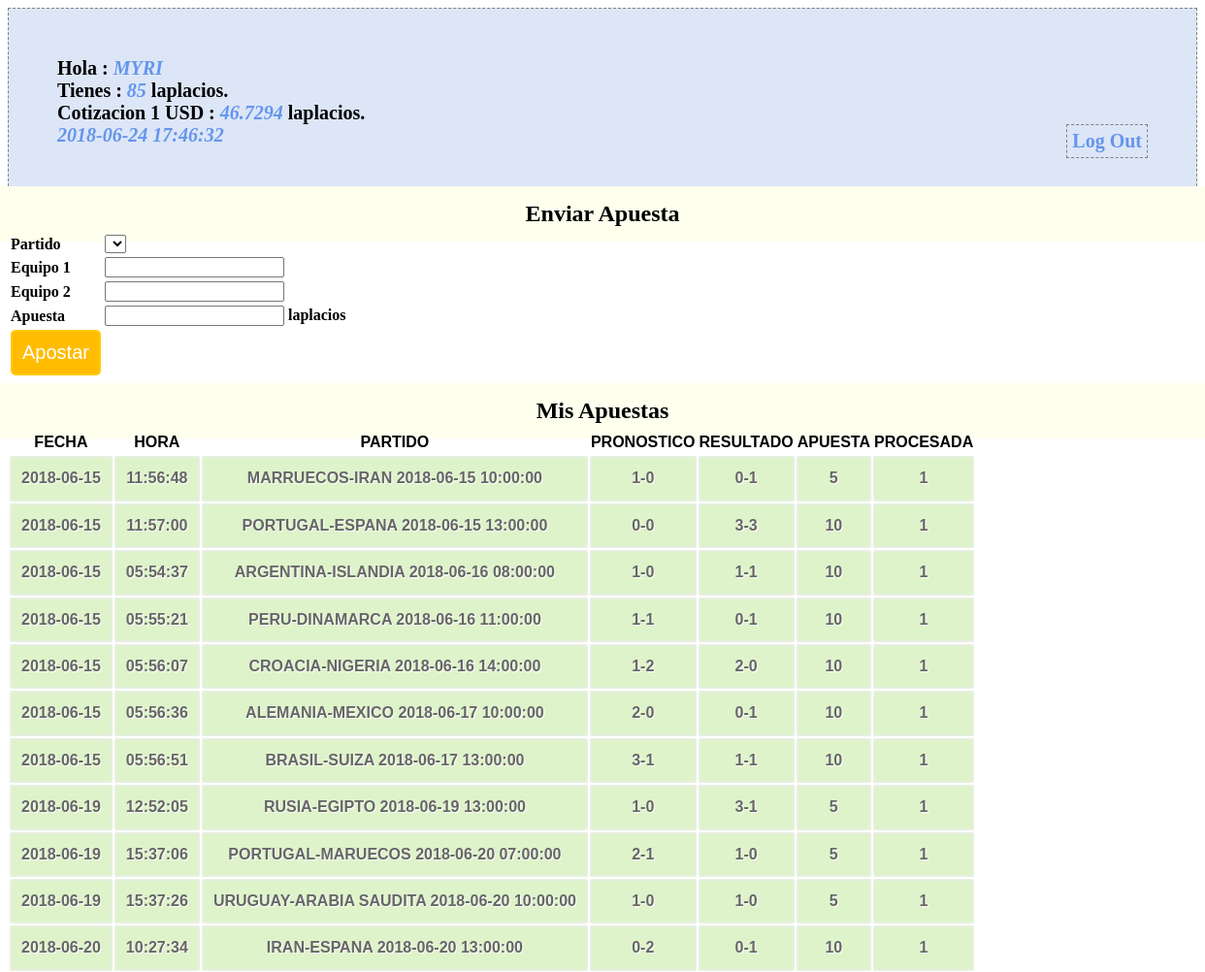
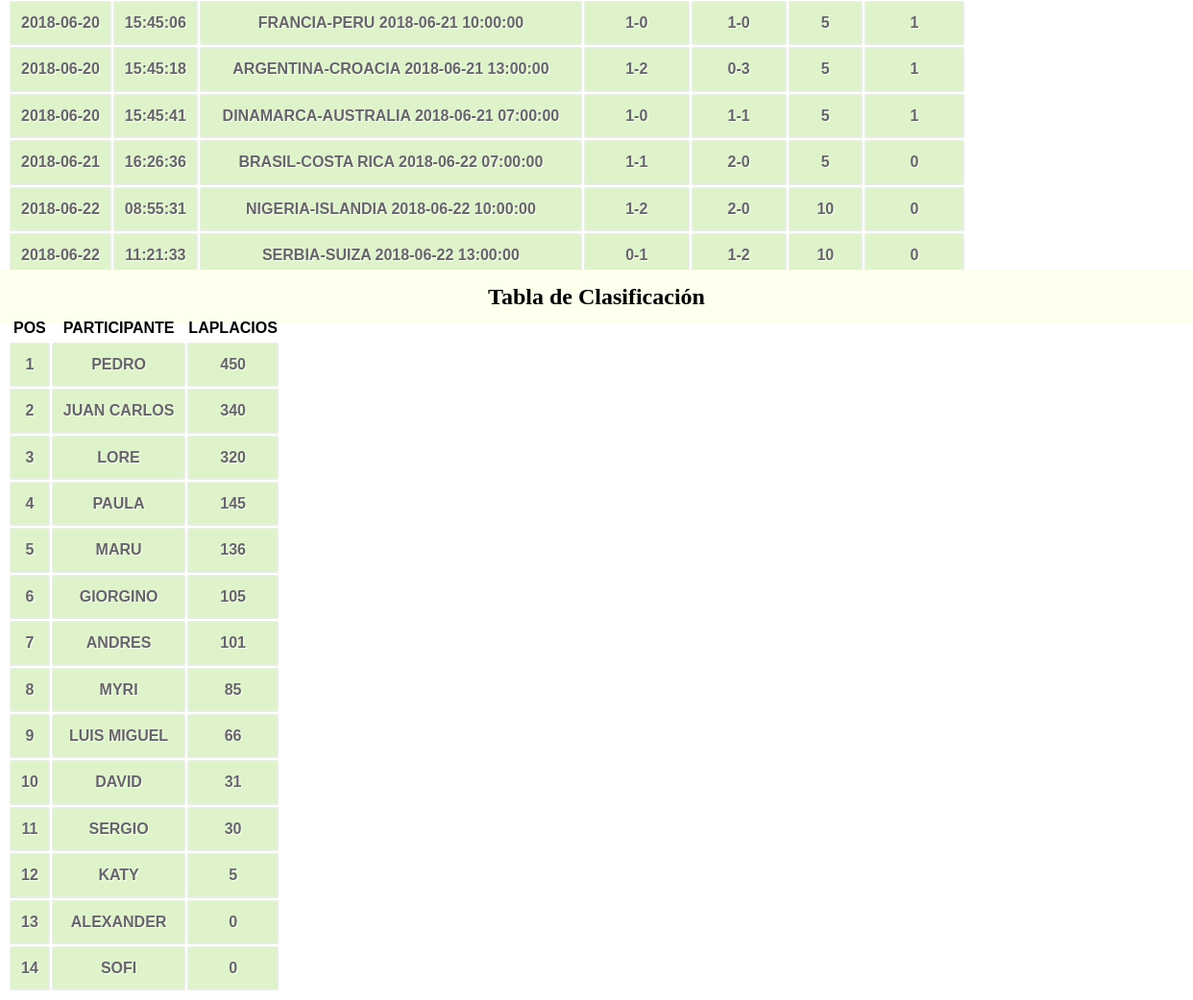
Screenshot of /profile.php (signed in) with the database file from the repository (2 pictures, top to bottom).
### tables this page shows
CREATE TABLE `participantes` (
  `id_participante` bigint(20) unsigned NOT NULL AUTO_INCREMENT COMMENT 'id participante',
  `nombre` varchar(60) NOT NULL COMMENT 'nombre participante',
  `saldo` int(11) NOT NULL COMMENT 'valor del saldo',
  `passwd` varchar(10) NOT NULL,
  PRIMARY KEY (`id_participante`),
  UNIQUE KEY `id_participante` (`id_participante`)
);

CREATE TABLE `banco_central_laplacio` (
  `total_laplacios` int(11) NOT NULL,
  `total_dolares` int(11) NOT NULL,
  `reserva` int(11) NOT NULL,
  `impresos` int(11) NOT NULL,
  `cotizacion` float NOT NULL
);

CREATE TABLE `apuestas` (
  `id_apuesta` bigint(20) unsigned NOT NULL AUTO_INCREMENT,
  `id_participante` bigint(20) NOT NULL,
  `id_partido` bigint(20) NOT NULL,
  `apuesta_equipo_1` int(11) NOT NULL,
  `apuesta_equipo_2` int(11) NOT NULL,
  `apuesta_valor` int(11) NOT NULL,
  `apuesta_fecha` date NOT NULL,
  `apuesta_hora` time NOT NULL,
  `procesada` tinyint(1) DEFAULT NULL,
  PRIMARY KEY (`id_apuesta`),
  UNIQUE KEY `id_apuesta` (`id_apuesta`)
);

CREATE TABLE `partidos` (
  `id_partido` bigint(20) unsigned NOT NULL AUTO_INCREMENT,
  `equipo_1` varchar(50) NOT NULL,
  `equipo_2` varchar(50) NOT NULL,
  `fecha` date NOT NULL,
  `hora` time NOT NULL,
  `resultado_equipo_1` int(11) DEFAULT NULL,
  `resultado_equipo_2` int(11) DEFAULT NULL,
  `revisado` tinyint(1) DEFAULT NULL,
  PRIMARY KEY (`id_partido`),
  UNIQUE KEY `id_partido` (`id_partido`)
);

### conn.php (called while the page is built, shortened)
<?php
$connection = mysql_connect("localhost", "laplacios2018", "");
$user_check=$_SESSION['login_user'];
$ses_sql=mysql_query("select id_participante,nombre,saldo from participantes where nombre='$user_check'", $connection);
$row = mysql_fetch_assoc($ses_sql);
$login_session =$row['nombre'];
$login_id = $row['id_participante'];
$login_saldo = $row['saldo'];
?>

### session.php (called while the page is built, shortened)
<?php
require_once('conn.php');
$current_date = date('Y-m-d');
$current_time = date('H:i:s');
$bets_query=mysql_query("select * from apuestas where id_participante='$login_id'");
$leader_query= mysql_query("select nombre,saldo from participantes order by saldo desc");
$total_banco_prev_query = mysql_query("SELECT * FROM banco_central_laplacio WHERE 1");
$total_banco_prev_row = mysql_fetch_array($total_banco_prev_query);
?>

### profile.php (the view, shortened to what this page needs)
<?php
include('session.php');
?>
<!DOCTYPE html>
<html>
<head>
<link href="style.css" rel="stylesheet" type="text/css">
</head>
<body>
<div id="profile">
<b id="welcome">Hola : <i><?php echo $login_session;?></i></b><br/>
<b>Tienes : <i><?php echo $login_saldo;?></i> laplacios.</b><br/>
<b>Cotizacion 1 USD : <i><?php echo $total_banco_prev_row[4];?></i> laplacios.</b><br/>
<b><i><?php echo $current_date.' '.$current_time; ?></i>
<b id="logout"><a href="logout.php">Log Out</a></b>
</div>
<div>
  <h2>Enviar Apuesta</h2>
  <form id="form" name="form" method="post" action="">
  <table>
    <tr>
      <td>Partido</td>
      <td>
        <select name="id_partido">
          <?php
          echo "</select>";
          ?>
      </td>
    </tr>
    <tr>
      <td>Equipo 1</td>
      <td><input id="number" min="0" step="1" type="number" name="apuesta_equipo_1" /></td>
    </tr>
    <tr>
      <td>Equipo 2</td>
      <td><input id="number" min="0" step="1" type="number" name="apuesta_equipo_2" /></td>
    </tr>
    <tr>
      <td>Apuesta</td>
      <td><input id="number" min="0" step="1" type="number" name="apuesta_valor" /> laplacios</td>
    </tr>
    <tr>
      <td><input type="submit" name="submit" id="submit" value="Apostar" /></td>
    </tr>
  </table>
  </form>
</div>
<div class="">
  <h2>Mis Apuestas</h2>
  <table class="table1">
    <thead>
      <tr>
        <th>FECHA</th>
        <th>HORA</th>
        <th>PARTIDO</th>
        <th>PRONOSTICO</th>
        <th>RESULTADO</th>
        <th>APUESTA</th>
        <th>PROCESADA</th>
      </tr>
    </thead>
    <tbody>
    <?php
      while($bet = mysql_fetch_array($bets_query)){
        $g_query = mysql_query("select * from partidos where id_partido='$bet[2]'");
        $g_row = mysql_fetch_array($g_query);
        $match = $g_row[1].'-'.$g_row[2].' '.$g_row[3].' '.$g_row[4];
        $pron = $bet[3].'-'.$bet[4];
        $resultado = $g_row[5].'-'.$g_row[6];
        echo '<tr><td>'.$bet[6].'</td>'.'<td>'.$bet[7].'</td>'.'<td>'.$match.'</td>'.'<td>'.$pron.'</td><td>'.$resultado.'</td><td>'.$bet[5].'</td><td>'.$bet[8].'</td></tr>';
      }
    ?>
    </tbody>
  </table>
</div>
<div class="">
  <h2>Tabla de Clasificación</h2>
  <table class="table1">
    <thead>
      <tr>
        <th>POS</th>
        <th>PARTICIPANTE</th>
        <th>LAPLACIOS</th>
      </tr>
    </thead>
    <tbody>
      <?php
      $indice=1;
      while ($participant = mysql_fetch_array($leader_query)){
        echo '<tr><td>'.$indice.'</td><td>'.$participant[0].'</td><td>'.$participant[1].'</td></tr>';
        $indice = $indice+1;
      }
      ?>
    </tbody>
  </table>
</div>
</body>

### style.css (style rules this page uses)
h2 { background-color:#FEFFED; text-align:center; border-radius:10px 10px 0 0; margin:-10px -40px; padding:15px }
input[type=submit] { width:100%; background-color:#FFBC00; color:#fff; border:2px solid #FFCB00; padding:10px; font-size:20px; cursor:pointer; border-radius:5px; margin-bottom:15px }
#profile { padding:50px; border:1px dashed grey; font-size:20px; background-color:#DCE6F7 }
#logout { float:right; padding:5px; border:dashed 1px gray }
a { text-decoration:none; color:#6495ed }
i { color:#6495ed }
table.table1 { font-family: "Trebuchet MS", sans-serif; font-size: 16px; font-weight: bold; line-height: 1.4em; font-style: normal; border-collapse:separate; }
.table1 tbody td { padding:10px; text-align:center; background-color:#DEF3CA; border: 2px solid #E7EFE0; -moz-border-radius:2px; -webkit-border-radius:2px; border-radius:2px; color:#666; text-shadow:1px 1px 1px #fff; }

### rows the page displays
participantes: nombre "MYRI", saldo "85"
banco_central_laplacio: cotizacion "46.7294"
apuestas: apuesta_fecha "2018-06-15", apuesta_hora "11:56:48", id_partido.hora "MARRUECOS-IRAN 2018-06-15 10:00:00", pron "1-0", id_partido.resultado_equipo_2 "0-1", apuesta_valor "5", procesada "1"
apuestas: apuesta_fecha "2018-06-15", apuesta_hora "11:57:00", id_partido.hora "PORTUGAL-ESPANA 2018-06-15 13:00:00", pron "0-0", id_partido.resultado_equipo_2 "3-3", apuesta_valor "10", procesada "1"
apuestas: apuesta_fecha "2018-06-15", apuesta_hora "05:54:37", id_partido.hora "ARGENTINA-ISLANDIA 2018-06-16 08:00:00", pron "1-0", id_partido.resultado_equipo_2 "1-1", apuesta_valor "10", procesada "1"
apuestas: apuesta_fecha "2018-06-15", apuesta_hora "05:55:21", id_partido.hora "PERU-DINAMARCA 2018-06-16 11:00:00", pron "1-1", id_partido.resultado_equipo_2 "0-1", apuesta_valor "10", procesada "1"
apuestas: apuesta_fecha "2018-06-15", apuesta_hora "05:56:07", id_partido.hora "CROACIA-NIGERIA 2018-06-16 14:00:00", pron "1-2", id_partido.resultado_equipo_2 "2-0", apuesta_valor "10", procesada "1"
apuestas: apuesta_fecha "2018-06-15", apuesta_hora "05:56:36", id_partido.hora "ALEMANIA-MEXICO 2018-06-17 10:00:00", pron "2-0", id_partido.resultado_equipo_2 "0-1", apuesta_valor "10", procesada "1"
apuestas: apuesta_fecha "2018-06-15", apuesta_hora "05:56:51", id_partido.hora "BRASIL-SUIZA 2018-06-17 13:00:00", pron "3-1", id_partido.resultado_equipo_2 "1-1", apuesta_valor "10", procesada "1"
apuestas: apuesta_fecha "2018-06-19", apuesta_hora "12:52:05", id_partido.hora "RUSIA-EGIPTO 2018-06-19 13:00:00", pron "1-0", id_partido.resultado_equipo_2 "3-1", apuesta_valor "5", procesada "1"
apuestas: apuesta_fecha "2018-06-19", apuesta_hora "15:37:06", id_partido.hora "PORTUGAL-MARUECOS 2018-06-20 07:00:00", pron "2-1", id_partido.resultado_equipo_2 "1-0", apuesta_valor "5", procesada "1"
apuestas: apuesta_fecha "2018-06-19", apuesta_hora "15:37:26", id_partido.hora "URUGUAY-ARABIA SAUDITA 2018-06-20 10:00:00", pron "1-0", id_partido.resultado_equipo_2 "1-0", apuesta_valor "5", procesada "1"
apuestas: apuesta_fecha "2018-06-20", apuesta_hora "10:27:34", id_partido.hora "IRAN-ESPANA 2018-06-20 13:00:00", pron "0-2", id_partido.resultado_equipo_2 "0-1", apuesta_valor "10", procesada "1"
apuestas: apuesta_fecha "2018-06-20", apuesta_hora "15:45:06", id_partido.hora "FRANCIA-PERU 2018-06-21 10:00:00", pron "1-0", id_partido.resultado_equipo_2 "1-0", apuesta_valor "5", procesada "1"
apuestas: apuesta_fecha "2018-06-20", apuesta_hora "15:45:18", id_partido.hora "ARGENTINA-CROACIA 2018-06-21 13:00:00", pron "1-2", id_partido.resultado_equipo_2 "0-3", apuesta_valor "5", procesada "1"
apuestas: apuesta_fecha "2018-06-20", apuesta_hora "15:45:41", id_partido.hora "DINAMARCA-AUSTRALIA 2018-06-21 07:00:00", pron "1-0", id_partido.resultado_equipo_2 "1-1", apuesta_valor "5", procesada "1"
apuestas: apuesta_fecha "2018-06-21", apuesta_hora "16:26:36", id_partido.hora "BRASIL-COSTA RICA 2018-06-22 07:00:00", pron "1-1", id_partido.resultado_equipo_2 "2-0", apuesta_valor "5", procesada "0"
apuestas: apuesta_fecha "2018-06-22", apuesta_hora "08:55:31", id_partido.hora "NIGERIA-ISLANDIA 2018-06-22 10:00:00", pron "1-2", id_partido.resultado_equipo_2 "2-0", apuesta_valor "10", procesada "0"
apuestas: apuesta_fecha "2018-06-22", apuesta_hora "11:21:33", id_partido.hora "SERBIA-SUIZA 2018-06-22 13:00:00", pron "0-1", id_partido.resultado_equipo_2 "1-2", apuesta_valor "10", procesada "0"
participantes: nombre "PEDRO", saldo "450"
participantes: nombre "JUAN CARLOS", saldo "340"
participantes: nombre "LORE", saldo "320"
participantes: nombre "PAULA", saldo "145"
participantes: nombre "MARU", saldo "136"
participantes: nombre "GIORGINO", saldo "105"
participantes: nombre "ANDRES", saldo "101"
participantes: nombre "LUIS MIGUEL", saldo "66"
participantes: nombre "DAVID", saldo "31"
participantes: nombre "SERGIO", saldo "30"
participantes: nombre "KATY", saldo "5"
participantes: nombre "ALEXANDER", saldo "0"
participantes: nombre "SOFI", saldo "0"

### other values shown
$current_date "2018-06-24"
$current_time "17:46:32"
